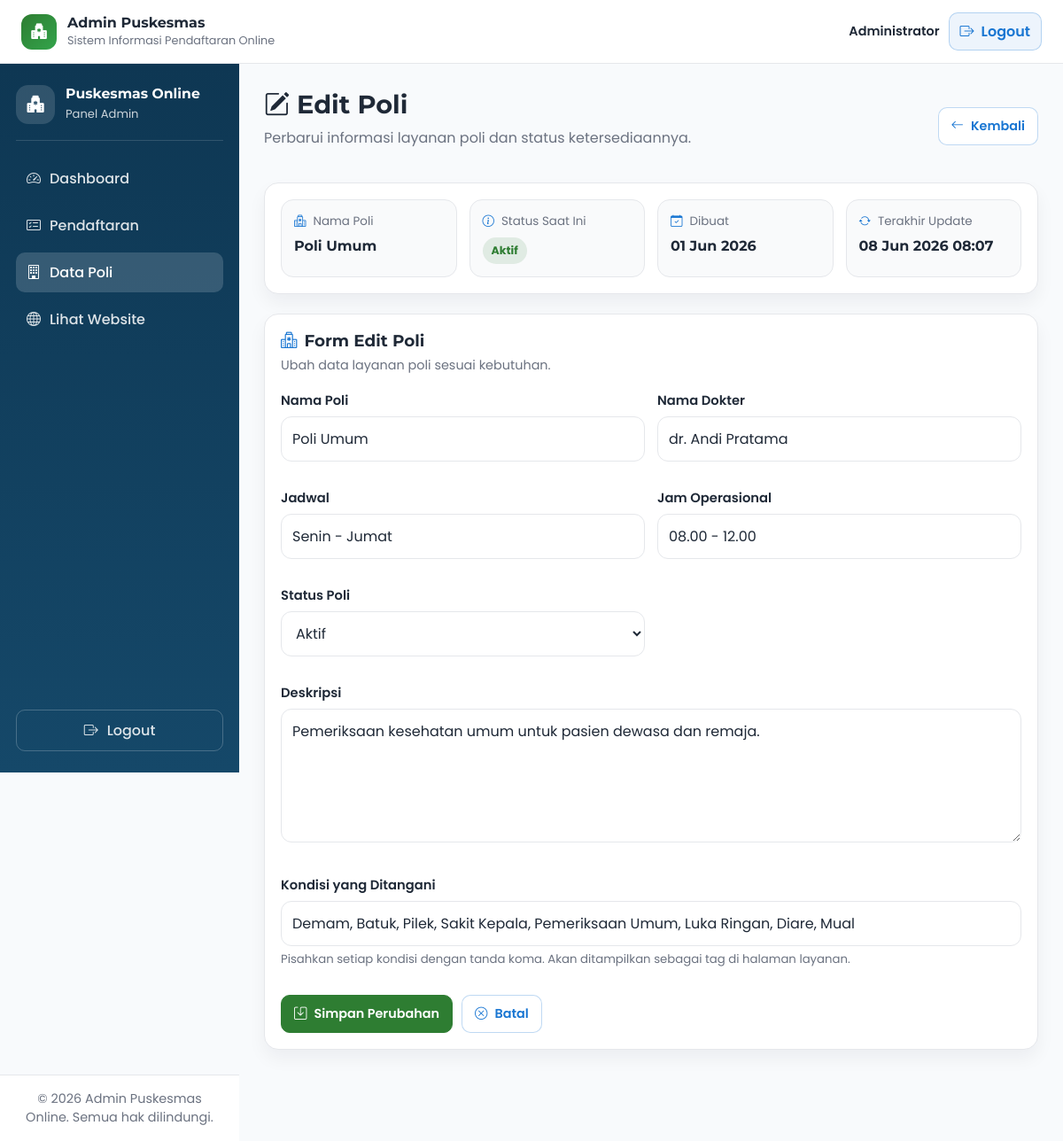
The app's page /admin/poli/edit.php?id=1 (signed in) with its own data.
### tables this page shows
CREATE TABLE `poli` (
  `id` int unsigned NOT NULL AUTO_INCREMENT,
  `nama_poli` varchar(100) NOT NULL,
  `deskripsi` text,
  `kondisi_ditangani` text,
  `dokter` varchar(100) DEFAULT NULL,
  `jadwal` varchar(150) DEFAULT NULL,
  `jam_operasional` varchar(100) DEFAULT NULL,
  `is_active` tinyint(1) NOT NULL DEFAULT '1',
  `created_at` timestamp NULL DEFAULT CURRENT_TIMESTAMP,
  `updated_at` timestamp NULL DEFAULT CURRENT_TIMESTAMP ON UPDATE CURRENT_TIMESTAMP,
  PRIMARY KEY (`id`)
);

### admin/poli/edit.php (the view, shortened to what this page needs)
<?php
require_once '../../config/koneksi.php';
$conn = $mysqli;
$id = isset($_GET['id']) ? (int) $_GET['id'] : 0;
function getPoliById($conn, $id)
{
    $stmt = $conn->prepare("
        SELECT
            id,
            nama_poli,
            deskripsi,
            kondisi_ditangani,
            dokter,
            jadwal,
            jam_operasional,
            is_active,
            created_at,
            updated_at
        FROM poli
        WHERE id = ?
        LIMIT 1
    ");
    $stmt->bind_param("i", $id);
    $stmt->execute();
    return $stmt->get_result()->fetch_assoc();
}
$poli = getPoliById($conn, $id);
$namaPoli = $poli['nama_poli'];
$deskripsi = $poli['deskripsi'];
$kondisiDitangani = $poli['kondisi_ditangani'] ?? '';
$dokter = $poli['dokter'];
$jadwal = $poli['jadwal'];
$jamOperasional = $poli['jam_operasional'];
$isActive = (string) $poli['is_active'];
function formatStatusPoli($isActive)
{
    return (int) $isActive === 1 ? 'Aktif' : 'Nonaktif';
}
function statusPoliClass($isActive)
{
    return (int) $isActive === 1 ? 'status-aktif' : 'status-nonaktif';
}
include '../includes/header.php';
include '../includes/sidebar.php';
?>
<main class="admin-main-content">
    <div class="admin-page-head admin-page-head-row">
        <div>
            <h1>
                <i class="bi bi-pencil-square"></i>
                Edit Poli
            </h1>
            <p>Perbarui informasi layanan poli dan status ketersediaannya.</p>
        </div>
        <div class="page-actions">
            <a href="index.php" class="btn-admin btn-outline">
                <i class="bi bi-arrow-left"></i>
                Kembali
            </a>
        </div>
    </div>
    <section class="admin-card summary-card">
        <div class="summary-item">
            <span class="summary-label">
                <i class="bi bi-hospital"></i>
                Nama Poli
            </span>
            <strong><?= htmlspecialchars($poli['nama_poli'], ENT_QUOTES, 'UTF-8'); ?></strong>
        </div>
        <div class="summary-item">
            <span class="summary-label">
                <i class="bi bi-info-circle"></i>
                Status Saat Ini
            </span>
            <span class="status-badge <?= statusPoliClass($poli['is_active']); ?>">
                <?= htmlspecialchars(formatStatusPoli($poli['is_active']), ENT_QUOTES, 'UTF-8'); ?>
            </span>
        </div>
        <div class="summary-item">
            <span class="summary-label">
                <i class="bi bi-calendar-check"></i>
                Dibuat
            </span>
            <strong>
                <?= !empty($poli['created_at']) ? date('d M Y', strtotime($poli['created_at'])) : '-'; ?>
            </strong>
        </div>
        <div class="summary-item">
            <span class="summary-label">
                <i class="bi bi-arrow-repeat"></i>
                Terakhir Update
            </span>
            <strong>
                <?= !empty($poli['updated_at']) ? date('d M Y H:i', strtotime($poli['updated_at'])) : '-'; ?>
            </strong>
        </div>
    </section>
    <section class="admin-card">
        <div class="detail-card-header">
            <h2>
                <i class="bi bi-hospital"></i>
                Form Edit Poli
            </h2>
            <p>Ubah data layanan poli sesuai kebutuhan.</p>
        </div>
        <form method="POST" action="" class="admin-form">
            <div class="form-grid">
                <div class="form-group">
                    <label for="nama_poli">Nama Poli</label>
                    <input
                        type="text"
                        id="nama_poli"
                        name="nama_poli"
                        class="form-control"
                        value="<?= htmlspecialchars($namaPoli, ENT_QUOTES, 'UTF-8'); ?>"
                        placeholder="Contoh: Poli Umum"
                        required
                    >
                </div>
                <div class="form-group">
                    <label for="dokter">Nama Dokter</label>
                    <input
                        type="text"
                        id="dokter"
                        name="dokter"
                        class="form-control"
                        value="<?= htmlspecialchars($dokter, ENT_QUOTES, 'UTF-8'); ?>"
                        placeholder="Contoh: dr. Ahmad Pratama"
                        required
                    >
                </div>
                <div class="form-group">
                    <label for="jadwal">Jadwal</label>
                    <input
                        type="text"
                        id="jadwal"
                        name="jadwal"
                        class="form-control"
                        value="<?= htmlspecialchars($jadwal, ENT_QUOTES, 'UTF-8'); ?>"
                        placeholder="Contoh: Senin - Sabtu"
                        required
                    >
                </div>
                <div class="form-group">
                    <label for="jam_operasional">Jam Operasional</label>
                    <input
                        type="text"
                        id="jam_operasional"
                        name="jam_operasional"
                        class="form-control"
                        value="<?= htmlspecialchars($jamOperasional, ENT_QUOTES, 'UTF-8'); ?>"
                        placeholder="Contoh: 08.00 - 12.00"
                        required
                    >
                </div>
                <div class="form-group">
                    <label for="is_active">Status Poli</label>
                    <select name="is_active" id="is_active" class="form-control" required>
                        <option value="1" <?= $isActive === '1' ? 'selected' : ''; ?>>Aktif</option>
                    </select>
                </div>
                <div class="form-group detail-full">
                    <label for="deskripsi">Deskripsi</label>
                    <textarea
                        id="deskripsi"
                        name="deskripsi"
                        class="form-control textarea-control"
                        rows="5"
                        placeholder="Tuliskan deskripsi singkat layanan poli..."
                        required
                    ><?= htmlspecialchars($deskripsi, ENT_QUOTES, 'UTF-8'); ?></textarea>
                </div>
                <div class="form-group detail-full">
                    <label for="kondisi_ditangani">Kondisi yang Ditangani</label>
                    <input
                        type="text"
                        id="kondisi_ditangani"
                        name="kondisi_ditangani"
                        class="form-control"
                        value="<?= htmlspecialchars($kondisiDitangani, ENT_QUOTES, 'UTF-8'); ?>"
                        placeholder="Contoh: Demam, Batuk, Pilek, Sakit Kepala"
                    >
                    <small class="form-hint">Pisahkan setiap kondisi dengan tanda koma. Akan ditampilkan sebagai tag di halaman layanan.</small>
                </div>
            </div>
            <div class="form-actions">
                <button type="submit" class="btn-admin btn-primary">
                    <i class="bi bi-save"></i>
                    Simpan Perubahan
                </button>
                <a href="index.php" class="btn-admin btn-outline">
                    <i class="bi bi-x-circle"></i>
                    Batal
                </a>
            </div>
        </form>
    </section>
</main>
<?php include '../includes/footer.php'; ?>

### assets/css/admin.css (style rules this page uses)
:root { --admin-green: #2E7D32; --admin-blue: #1976D2; --admin-white: #FFFFFF; --admin-bg: #F8FAFC; --admin-text: #1F2937; --admin-muted: #6B7280; --admin-border: #E5E7EB; --admin-shadow: 0 16px 32px rgba(15, 23, 42, 0.1); }
* { box-sizing: border-box; }
.form-group { margin-bottom: 14px; }
.form-group label { display: inline-block; margin-bottom: 7px; font-weight: 600; font-size: 0.92rem; }
body.admin-dashboard-page { margin: 0; font-family: 'Poppins', sans-serif; background: var(--admin-bg); color: var(--admin-text); }
.admin-main-content { padding: 28px; display: grid; gap: 22px; }
.admin-main, .admin-main-content { padding: 28px; display: grid; gap: 22px; }
.admin-page-head h1 { margin: 0; font-family: 'Montserrat', sans-serif; font-size: clamp(1.6rem, 2.4vw, 2rem); }
.admin-page-head p { margin-top: 8px; color: var(--admin-muted); }
.admin-card { background: var(--admin-white); border: 1px solid var(--admin-border); border-radius: 16px; padding: 18px; box-shadow: 0 10px 20px rgba(15, 23, 42, 0.05); }
.form-control { width: 100%; border: 1px solid var(--admin-border); border-radius: 12px; padding: 12px; font: inherit; color: var(--admin-text); background: var(--admin-white); outline: none; transition: border-color 0.18s ease, box-shadow 0.18s ease; }
.btn-admin { display: inline-flex; align-items: center; justify-content: center; gap: 8px; border-radius: 10px; padding: 10px 14px; font: inherit; font-size: 0.9rem; font-weight: 600; text-decoration: none; border: 1px solid transparent; cursor: pointer; white-space: nowrap; transition: 0.18s ease; }
.btn-primary { background: var(--admin-green); color: var(--admin-white); border-color: var(--admin-green); }
.btn-outline { background: var(--admin-white); color: var(--admin-blue); border-color: rgba(25, 118, 210, 0.28); }
.status-badge { display: inline-flex; align-items: center; justify-content: center; padding: 6px 10px; border-radius: 999px; font-size: 0.78rem; font-weight: 700; white-space: nowrap; }
.admin-page-head-row { display: flex; align-items: center; justify-content: space-between; gap: 16px; }
.page-actions { display: flex; align-items: center; gap: 10px; }
.summary-card { display: grid; grid-template-columns: repeat(5, minmax(0, 1fr)); gap: 14px; }
.summary-item { padding: 14px; border: 1px solid var(--admin-border); border-radius: 14px; background: #F9FAFB; }
.summary-label { display: flex; align-items: center; gap: 8px; color: var(--admin-muted); font-size: 0.84rem; margin-bottom: 8px; }
.summary-label i { color: var(--admin-blue); }
.summary-item strong { display: block; font-family: 'Montserrat', sans-serif; font-size: 1rem; color: var(--admin-text); }
.detail-card-header { margin-bottom: 16px; }
.detail-card-header h2 { margin: 0; display: flex; align-items: center; gap: 8px; font-family: 'Montserrat', sans-serif; font-size: 1.15rem; }
.detail-card-header h2 i { color: var(--admin-blue); }
.detail-card-header p { margin: 6px 0 0; color: var(--admin-muted); font-size: 0.9rem; }
.admin-form { display: grid; gap: 16px; }
.form-grid { display: grid; grid-template-columns: repeat(2, minmax(0, 1fr)); gap: 14px; }
.detail-full { grid-column: 1 / -1; }
.textarea-control { resize: vertical; min-height: 120px; }
.form-actions { display: flex; align-items: center; gap: 10px; }
.status-aktif { background: rgba(46, 125, 50, 0.12); color: var(--admin-green); }
.form-hint { display: block; margin-top: 5px; font-size: 0.83rem; color: #6b7280; }
.admin-card.summary-card { grid-template-columns: repeat(4, minmax(0, 1fr)); }

### records on screen
poli: nama_poli "Poli Umum", is_active "Aktif", created_at "01 Jun 2026", updated_at "08 Jun 2026 08:07", dokter "dr. Andi Pratama", jadwal "Senin - Jumat", jam_operasional "08.00 - 12.00", deskripsi "Pemeriksaan kesehatan umum untuk pasien dewasa dan remaja.", kondisi_ditangani "Demam, Batuk, Pilek, Sakit Kepala, Pemeriksaan Umum, Luka Ringan, Diare, Mual"

### other values on screen
$adminNama "Administrator"
